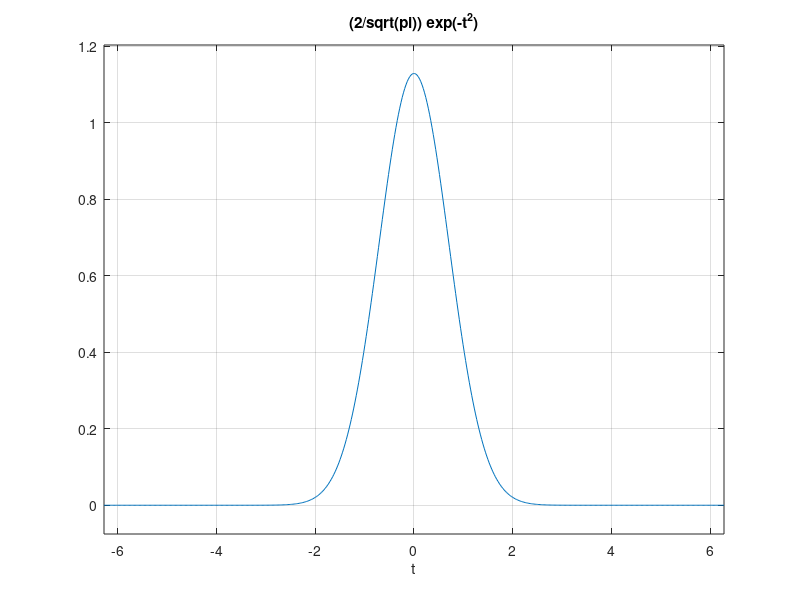
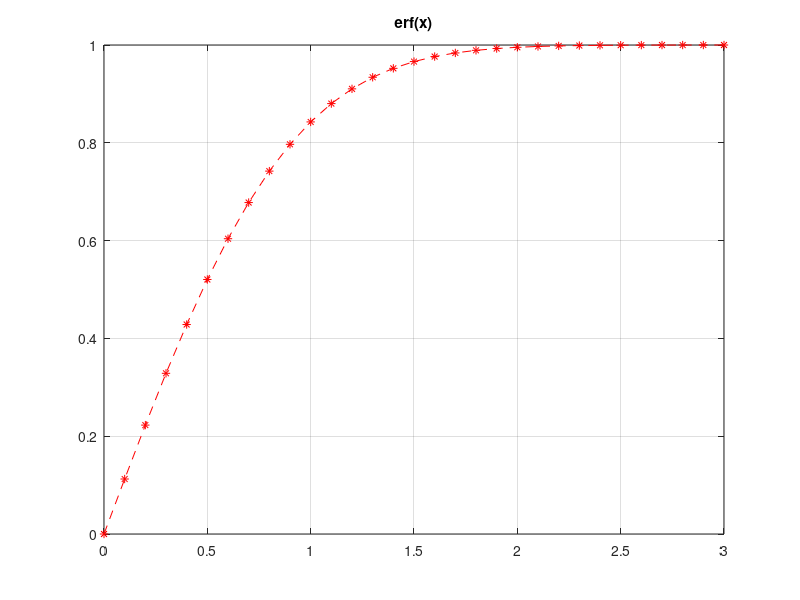

Source code (MATLAB) for these figures, in order:
clear all
close all
clc
F=@(t)(2/sqrt(pi))*exp(-t.^2);
figure
ezplot('(2/sqrt(pi))*exp(-t.^2)')
grid on
x=[0.5 1 2 3];
N1=1000;
N2=10000;
e1=[];%composite simpson by N1=1000
e2=[];%composite simpson by N2=10000
format long
for i=1:numel(x);
    h=x(i)/N1;
    H=2*x(i)/N1;
    a=0;
        b=a+H;
        E=[];
    for j=1:N1/2
        
        E(j)=(h/3)*(F(a)+F(b)+4*F((a+b)/2));
        a=b;
        b=a+H;
    end
    e1(i)=sum(E);
end
disp('composite simpson with N=1000 :')
e1

for i=1:numel(x);
    h=x(i)/N2;
    H=2*x(i)/N2;
    a=0;
        b=a+H;
        E=[];
    for j=1:N2/2
        
        E(j)=(h/3)*(F(a)+F(b)+4*F((a+b)/2));
        a=b;
        b=a+H;
    end
    e2(i)=sum(E);
end
disp('composite simpson with N=10000 :')
e2
% now i use erf() function.m and compare it to e1 & e2
disp('erf() function in Matlab : ')
erf=[erf(0.5) erf(1) erf(2) erf(3)]
X=[0:0.1:3];
e3=[];
for i=1:numel(X);
    h=X(i)/N1;
    H=2*X(i)/N1;
    a=0;
        b=a+H;
        E=[];
    for j=1:N1/2
        
        E(j)=(h/3)*(F(a)+F(b)+4*F((a+b)/2));
        a=b;
        b=a+H;
    end
    e3(i)=sum(E);
end
figure
plot(X,e3,'r*--')
title('erf(x)')
grid on
% Total impulse
Time=[0 1 6 11 16 21 26 31 36 41 46 51];
Thrust=[0 7.2330 25.0000 53.4446 77.5804 90.7398 96.4352 98.6660 99.5060 99.8178 99.9330 100];
h1=Time(3)-Time(2);
Impulse=[];
for i=1:10
    Impulse(i)=(h1/2)*(Thrust(i+1)+Thrust(i+2));
end
    h2=Time(2)-Time(1);
    Impulse(numel(Impulse)+1)=(h2/2)*(Thrust(1)+Thrust(2));
    Impulse=sum(Impulse)
    disp('trapz() fuantion in matlab : ')
    % now i use trapz(x,y) function.m and compare it to value of Impulse
    trapz_Impulse=trapz(Time,Thrust)

    
    
    
    
    
    
    
    
    
    
    
    
    
    
    
    
    